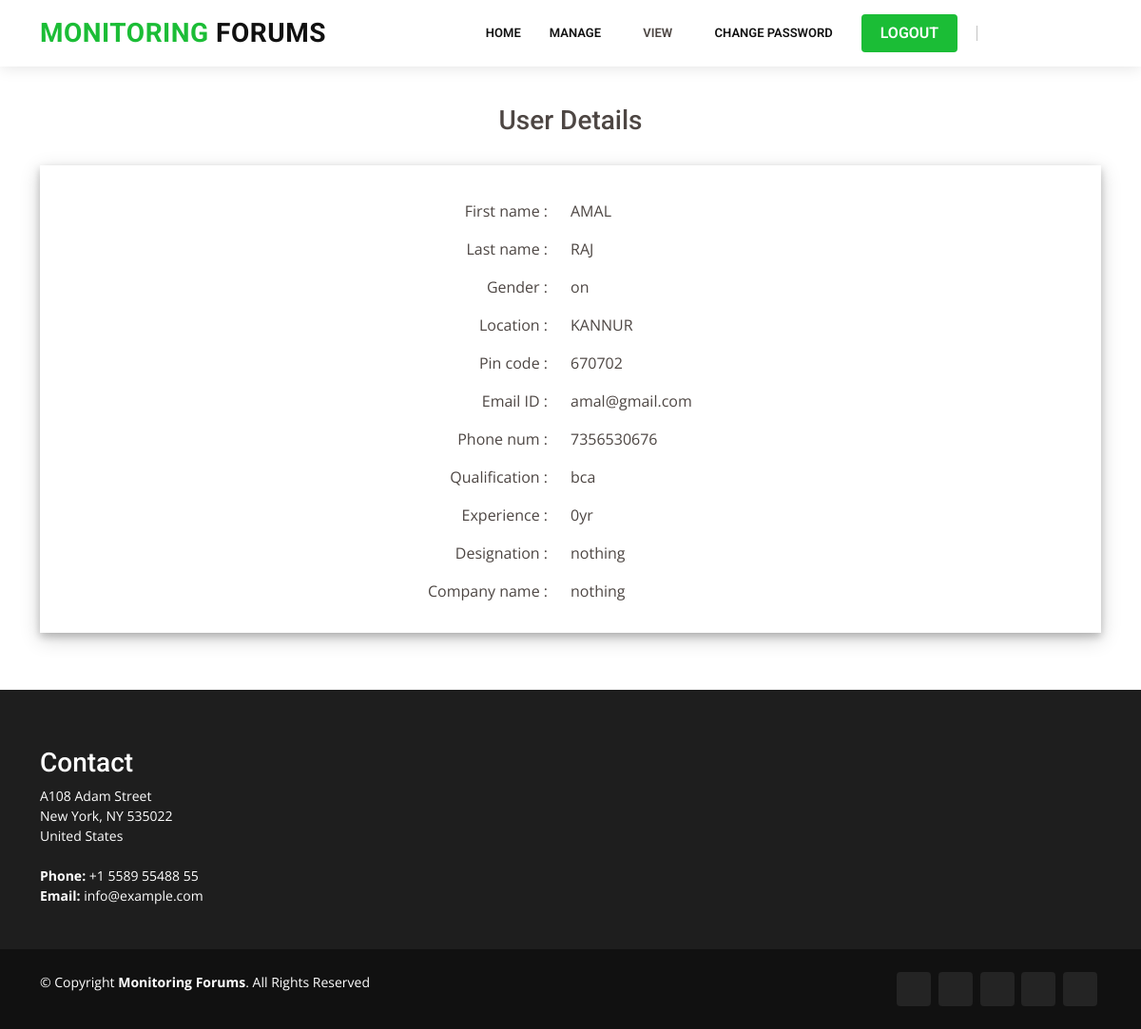
The app's page /viewuserdetailsfromcomplaintSA/11/ (signed in) with its own data.
### Users/models.py (models this page shows)
class userregistration_tb(models.Model) :
    fname=models.CharField(max_length=20,default="hh")
    lastname = models.CharField(max_length=20)
    gender=models.CharField(max_length=20)
    location=models.CharField(max_length=20)
    pincode=models.CharField(max_length=20,default="nothing")
    mailid=models.CharField(max_length=20)
    phonenum=models.CharField(max_length=20)
    qualification=models.CharField(max_length=20)
    experience = models.CharField(max_length=20,default="nothing")
    designation = models.CharField(max_length=20,default="nothing")
    companyname = models.CharField(max_length=20,default="nothing")
    username=models.CharField(max_length=20)
    password=models.CharField(max_length=20)

### SiteAdmin/views.py (the view)
# urls.py: url(r'^viewuserdetailsfromcomplaintSA/(?P<uid>\d+)/$', siteadmin_view.viewuserdetailsfromcomplaintSA, name='viewuserdetailsfromcomplaintSA'),
@never_cache
def viewuserdetailsfromcomplaintSA(request,uid):
    if 'id' not in request.session:
        return redirect('index')
    ob=userregistration_tb.objects.filter(id=uid)
    return render(request,"admin/viewuserdetailsfromcomplaint.html",{'data':ob})

### Templates/admin/viewuserdetailsfromcomplaint.html
{% extends 'admin/base.html' %}
{% block content %}
<section style="margin-top:50px;min-height: 500px;">
    <div class="container">
        {% if data %}
        <div class="text-center"><h3>User Details</h3></div>
        {% for v in data %}
        <div class="row p-3" style="margin:0 auto;width:100%;margin-top:30px;box-shadow: 0 4px 8px 0 rgba(0, 0, 0, 0.2), 0 6px 20px 0 rgba(0, 0, 0, 0.19)">
                <div class="row" style="height:40px;margin-top: 20px;">
                    <div class="col" style="text-align: right;">First name :</div>
                    <div class="col">{{v.fname}}</div>
                </div>
                <div class="row"style="height:40px">
                    <div class="col" style="text-align: right;">Last name :</div>
                    <div class="col">{{v.lastname}}</div>
                </div>
                <div class="row"style="height:40px">
                    <div class="col" style="text-align: right;">Gender :</div>
                    <div class="col">{{v.gender}}</div>
                </div>
                <div class="row"style="height:40px">
                    <div class="col" style="text-align: right;">Location :</div>
                    <div class="col">{{v.location}}</div>
                </div>
                <div class="row"style="height:40px">
                    <div class="col" style="text-align: right;">Pin code :</div>
                    <div class="col">{{v.pincode}}</div>
                </div>
                <div class="row"style="height:40px">
                    <div class="col" style="text-align: right;">Email ID :</div>
                    <div class="col">{{v.mailid}}</div>
                </div>
                <div class="row"style="height:40px">
                    <div class="col" style="text-align: right;">Phone num :</div>
                    <div class="col">{{v.phonenum}}</div>
                </div>
                <div class="row"style="height:40px">
                    <div class="col" style="text-align: right;">Qualification :</div>
                    <div class="col">{{v.qualification}}</div>
                </div>
                <div class="row"style="height:40px">
                    <div class="col" style="text-align: right;">Experience :</div>
                    <div class="col">{{v.experience}}</div>
                </div>
                <div class="row"style="height:40px">
                    <div class="col" style="text-align: right;">Designation :</div>
                    <div class="col">{{v.designation}}</div>
                </div>
                <div class="row"style="height:40px">
                    <div class="col" style="text-align: right;">Company name :</div>
                    <div class="col">{{v.companyname}}</div>
                </div>
        </div>
        {% endfor %}
        {% else %}
            <div class="text-center">Empty</div>
        {% endif %}
    </div>
</section>
{% endblock %}

### static/Company/assets/css/style.css (style rules this page uses)
body { font-family: "Open Sans", sans-serif; color: #4d4643; }
h1, h2, h3, h4, h5, h6 { font-family: "Roboto", sans-serif; }
section { padding: 60px 0; overflow: hidden; }

### records on screen
userregistration_tb: fname "AMAL", lastname "RAJ", gender "on", location "KANNUR", pincode "670702", mailid "amal@gmail.com", phonenum "7356530676", qualification "bca", experience "0yr", designation "nothing", companyname "nothing"
